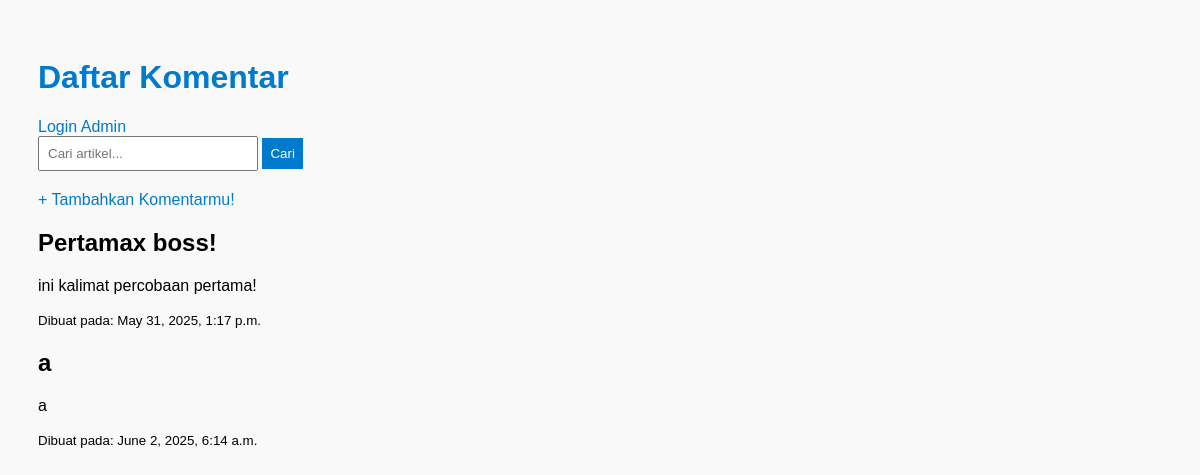
The app's page /, older data.
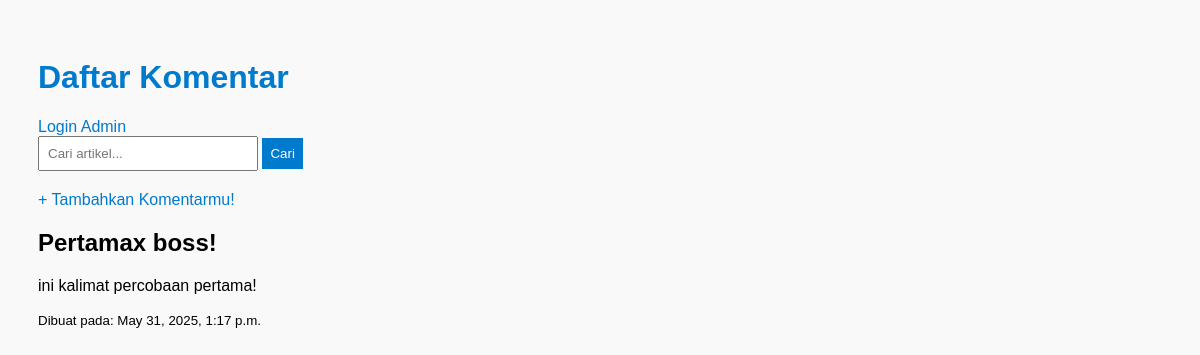
The same page, newer data.
### halaman/models.py (models this page shows, shortened)
class Artikel(models.Model):
    judul = models.CharField(max_length=200)
    isi = models.TextField()
    tanggal_dibuat = models.DateTimeField(auto_now_add=True)

### halaman/views.py (the view)
# urls.py: path('', views.home, name='home'),
def home(request):
    query = request.GET.get('q')
    if query:
        artikel_list = Artikel.objects.filter(judul__icontains=query)
    else:
        artikel_list = Artikel.objects.all()
    return render(request, 'home.html', {'artikel': artikel_list, 'query': query})

### halaman/templates/home.html (shortened to what this page needs)
<!DOCTYPE html>
<html>
<head>
    {% load static %}
<link rel="stylesheet" href="{% static 'halaman/style.css' %}">
</head>
<body>
    <h1>Daftar Komentar</h1>
    {% if user.is_authenticated %}
    <p>Hai, {{ user.username }} | <a href="{% url 'logout' %}">Logout</a></p>
    {% else %}
    <a href="{% url 'login' %}">Login Admin</a>
    {% endif %}
    <form method="GET" action="{% url 'home' %}">
    <input type="text" name="q" placeholder="Cari artikel..." value="{{ query|default:'' }}">
    <button type="submit">Cari</button>
    </form>
    <a href="{% url 'tambah' %}">+ Tambahkan Komentarmu!</a>
    {% for a in artikel %}
    <div style="margin-bottom: 20px;">
    <h2>{{ a.judul }}</h2>
    <p>{{ a.isi }}</p>
    <small>Dibuat pada: {{ a.tanggal_dibuat }}</small>
    </div>
    {% empty %}
        <p>Tidak ada artikel.</p>
    {% endfor %}
</body>
</html>

### halaman/static/halaman/style.css (style rules this page uses)
body { font-family: sans-serif; background-color: #f9f9f9; padding: 30px; }
h1 { color: #007acc; }
form { margin-bottom: 20px; }
input[type="text"] { padding: 8px; width: 200px; }
button { padding: 8px; background-color: #007acc; color: white; border: none; cursor: pointer; }
a { color: #007acc; text-decoration: none; margin-right: 10px; }

Row changes from the older to the newer data that the page shows:
removed Artikel: judul "a", isi "a", tanggal_dibuat "June 2, 2025, 6:14 a.m."
